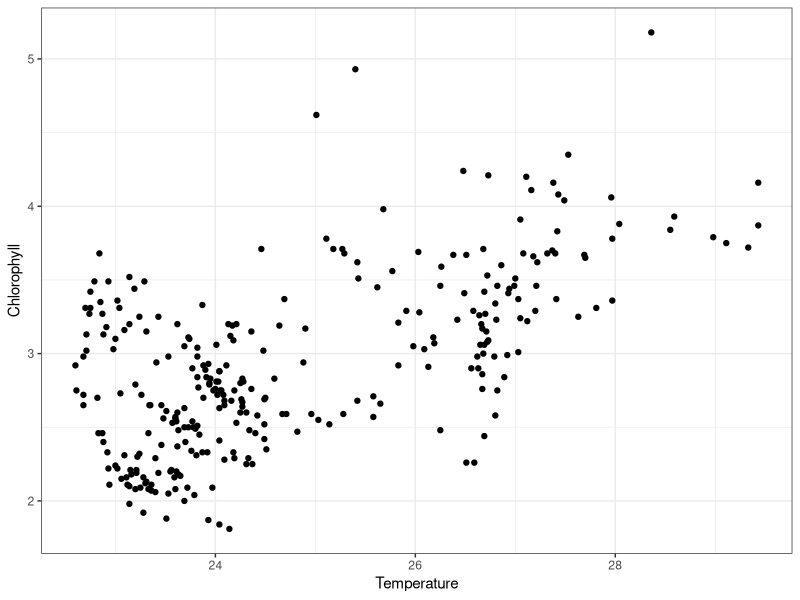
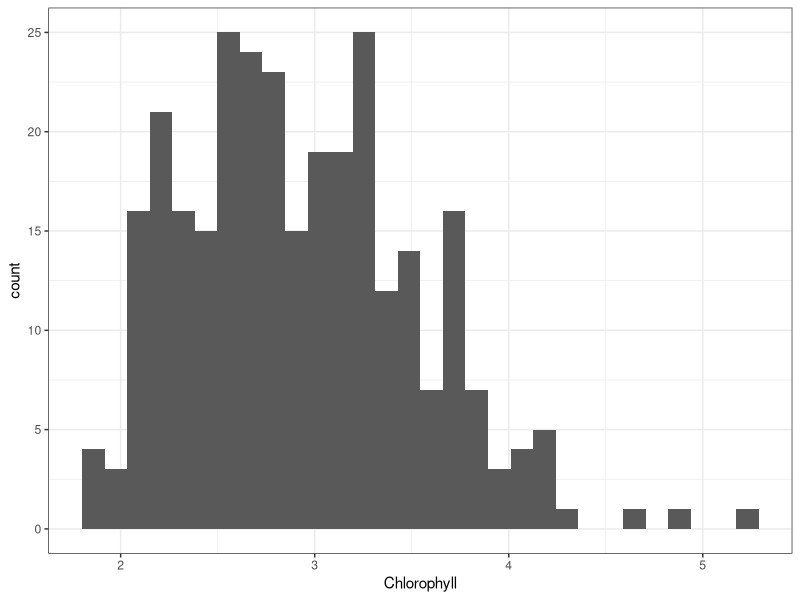
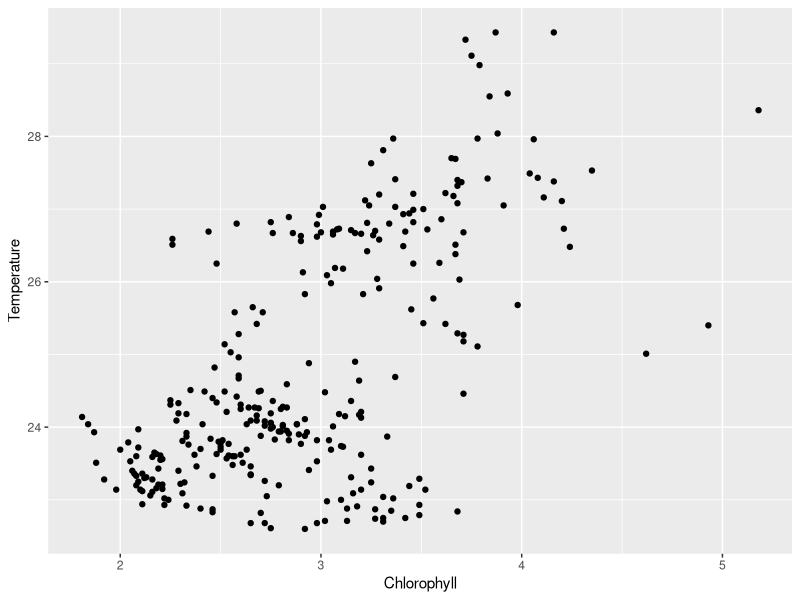
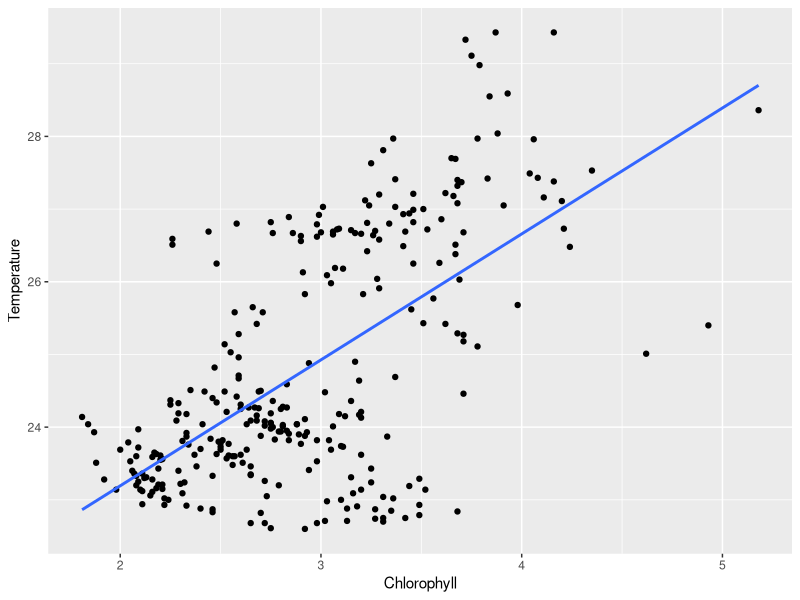
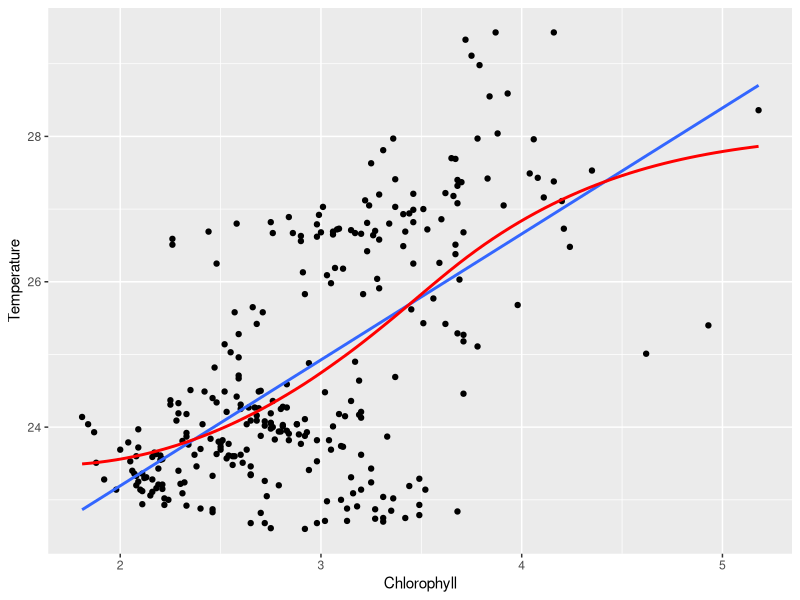
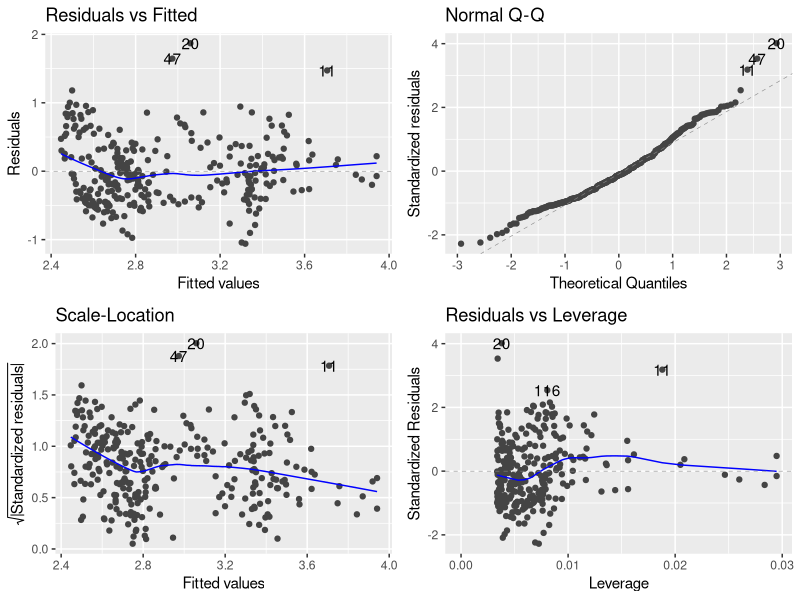
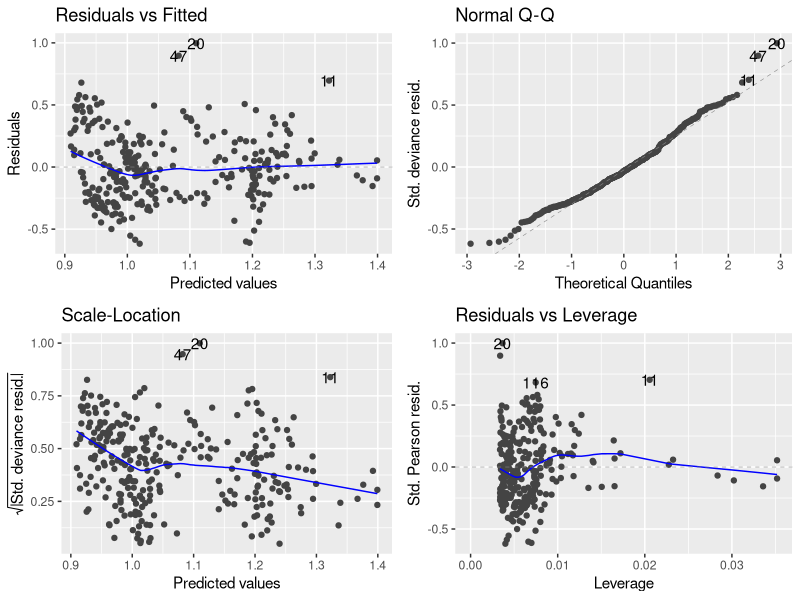
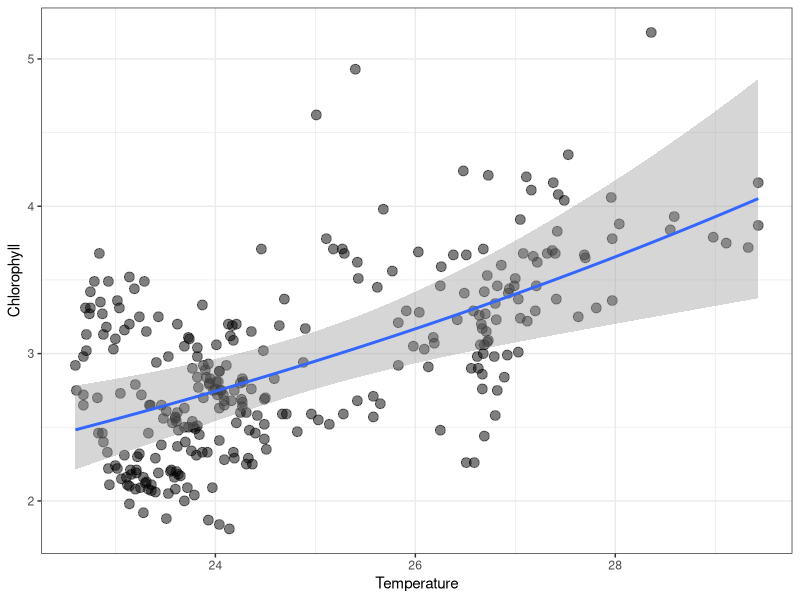

Here is the R script that generated these plots, in order:
## ---- chunk 1
rm (list = ls())
library(tidyverse)
library(here)
library(ggfortify)
library(multcomp)
## ---- chunk 2
WC<- read.csv(here("data", "CAPDAP_WC_4Analysis.csv"))
## ---- chunk 3
WC$Site_Type <- as.factor(WC$Site_Type)
WC$Date<-ymd(WC$Date)
WC$Time<-hms(WC$Time)
## ---- chunk 4
ggplot(WC,aes(x=Temperature,y=Chlorophyll))+
  geom_point()+
  theme_bw()
## ---- chunk 5
ggplot(WC, aes(Chlorophyll))+
  geom_histogram()+
  theme_bw()
## ---- chunk 6
#1st just points
ggplot(WC, aes(Chlorophyll, Temperature))+
    geom_point()
  
#now lm 
ggplot(WC, aes(Chlorophyll, Temperature))+
  geom_point()+
  geom_smooth(method = "lm", se = F) #plots linear relationshiop

ggplot(WC, aes(Chlorophyll, Temperature))+
  geom_point()+
  geom_smooth(method = "lm", se = F)+ #plots linear relationshiop
  geom_smooth(span = 1, color = "red", se = F)#adds non-linear curve

## ---- chunk 7
WC_lm <- lm(Chlorophyll~Temperature, data = WC)
WC_glm <- glm(Chlorophyll ~ Temperature, data = WC, family = poisson)
## ---- chunk 8
autoplot(WC_lm)
## ---- chunk 9
autoplot(WC_glm)
## ---- chunk 10
anova(WC_glm)
## ---- chunk 11
anova(WC_glm, test = "Chisq")
## ---- chunk 12
summary(WC_glm)
## ---- chunk 13
min.temp <- min(WC$Temperature)
max.temp <- max(WC$Temperature)
## ---- chunk 14
new.x <- expand.grid(Temperature = seq(min.temp, max.temp,length = 1000))
## ---- chunk 15
new.y <- predict(WC_glm, newdata = new.x, se.fit = T)
new.y <- data.frame(new.y)
## ---- chunk 16
addThese <- data.frame(new.x, new.y)
## ---- chunk 17
addThese <- mutate(addThese, 
                   Chlorophyll = exp(fit),
                   lwr = exp(fit - 1.96 * se.fit),
                   upr = exp(fit + 1.96 * se.fit))
head(addThese)
## ---- chunk 18
ggplot(WC, aes(Temperature, Chlorophyll))+
  geom_point(size = 3, alpha = 0.5)+
  #now add the fits and the CIs 
  geom_smooth(data = addThese, aes(ymin = lwr, ymax = upr), stat = "identity")+
  theme_bw()

ggplot(WC, aes(Chlorophyll, Temperature))+
  geom_point(size = 3, alpha = 0.5)+
  geom_smooth(method = "lm", se = F)
